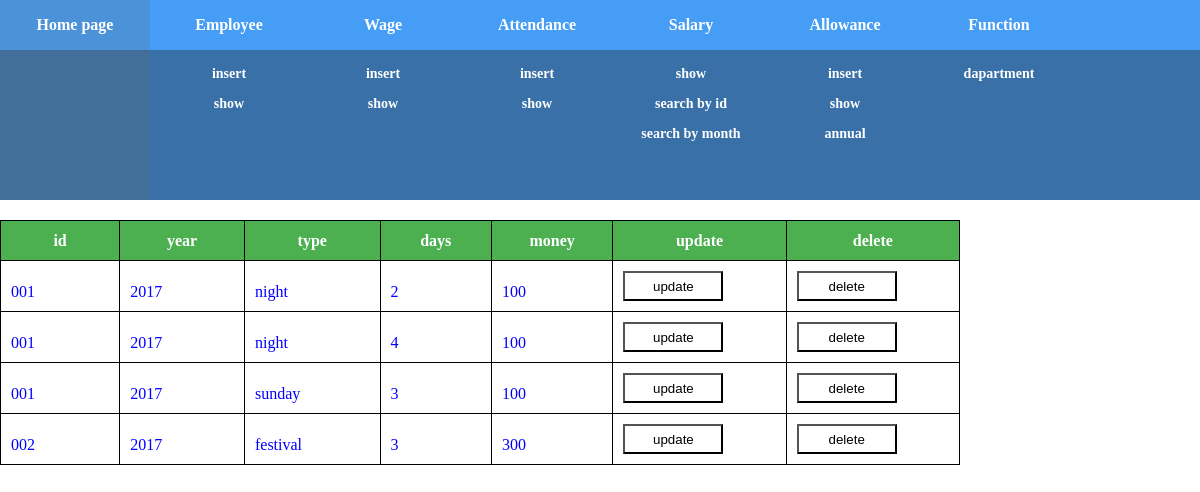
The page /allowance_show.php on the database its author committed.
### tables this page shows
CREATE TABLE `allowance` (
  `id` varchar(8) NOT NULL,
  `year` int(11) NOT NULL,
  `type` varchar(16) NOT NULL,
  `days` int(11) NOT NULL,
  `money` int(11) NOT NULL,
  PRIMARY KEY (`id`,`year`,`type`,`days`),
  CONSTRAINT `allowance_ibfk_1` FOREIGN KEY (`id`) REFERENCES `employee` (`id`) ON DELETE CASCADE ON UPDATE CASCADE
);

### allowance_show.php (the view, shortened to what this page needs)
<?php
	include "menu.php";
	$dbhost = 'localhost';
	$dbuser = 'root';
	$dbpass = '0';
	$conn = mysqli_connect($dbhost, $dbuser, $dbpass);
	mysqli_select_db($conn, 'qihao');
	$sql = "select * from allowance";
	$retval = mysqli_query($conn, $sql);
	echo "<link rel='stylesheet' type='text/css' href='index.css'/>";
	echo "<table id='allowance_table'>".
		"<tr>".
			"<th>id</th>".
			"<th>year</th>".
			"<th>type</th>".
			"<th>days</th>".
			"<th>money</th>".
			"<th>update</th>".
			"<th>delete</th>".
		"</tr>";
	while($row = mysqli_fetch_array($retval)) {
		echo "<tr>".
			"<td>{$row['id']}</td>".
			"<td>{$row['year']}</td>".
			"<td>{$row['type']}</td>".
			"<td>{$row['days']}</td>".
			"<td>{$row['money']}</td>".
			"<td>".
			"<input type='button' value='update' style='width:100px;height:30px;background-color:#ffffff;' onclick='allowance_update(this.parentNode.parentNode)'></input>".
            "</td>".
            "<td>".
            "<input type='button' value='delete' style='width:100px;height:30px;background-color:#ffffff;' onclick='allowance_delete(this.parentNode.parentNode)'></input>".
            "</td>".
		"</tr>";
	}
	echo "</table>";
?>

### index.css (style rules this page uses)
body { margin:0; font-family:Times, serif; background-position:center; background-repeat:repeat; }
table { border-collapse: collapse; width: 80%; margin-top: 20px; text-align: center; }
td { border: 1px solid black; height: 30px; text-align: left; color: #0000FF; vertical-align: bottom; padding: 10px; }
th { width: 300px; border: 1px solid black; height: 40px; background-color: #4CAF50; color: white; }

### rows shown on the page
allowance: id "001", year "2017", type "night", days "2", money "100"
allowance: id "001", year "2017", type "night", days "4", money "100"
allowance: id "001", year "2017", type "sunday", days "3", money "100"
allowance: id "002", year "2017", type "festival", days "3", money "300"
